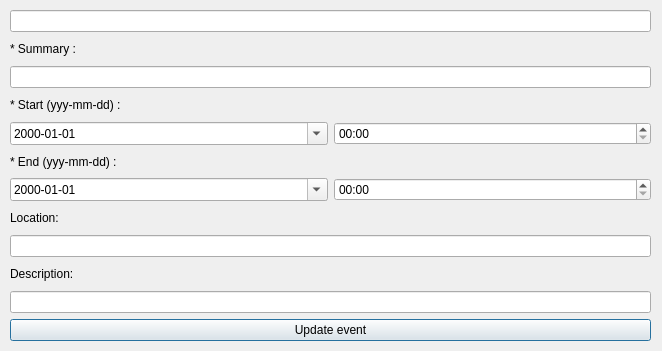
<?xml version="1.0" encoding="UTF-8"?>
<ui version="4.0">
 <class>event_edit</class>
 <widget class="QDialog" name="event_edit">
  <property name="geometry">
   <rect>
    <x>0</x>
    <y>0</y>
    <width>662</width>
    <height>351</height>
   </rect>
  </property>
  <property name="windowTitle">
   <string>Dialog</string>
  </property>
  <property name="locale">
   <locale language="English" country="UnitedStates"/>
  </property>
  <widget class="QWidget" name="layoutWidget">
   <property name="geometry">
    <rect>
     <x>10</x>
     <y>10</y>
     <width>641</width>
     <height>331</height>
    </rect>
   </property>
   <layout class="QGridLayout" name="gridLayout_3">
    <item row="5" column="0">
     <widget class="QLabel" name="label_4">
      <property name="text">
       <string>* End (yyy-mm-dd) :</string>
      </property>
     </widget>
    </item>
    <item row="4" column="0">
     <layout class="QGridLayout" name="gridLayout">
      <item row="0" column="0">
       <widget class="QDateEdit" name="start_dateEdit">
        <property name="displayFormat">
         <string>yyyy-MM-dd</string>
        </property>
        <property name="calendarPopup">
         <bool>true</bool>
        </property>
       </widget>
      </item>
      <item row="0" column="1">
       <widget class="QTimeEdit" name="start_timeEdit">
        <property name="displayFormat">
         <string>HH:mm</string>
        </property>
       </widget>
      </item>
     </layout>
    </item>
    <item row="6" column="0">
     <layout class="QGridLayout" name="gridLayout_2">
      <item row="0" column="0">
       <widget class="QDateEdit" name="end_dateEdit">
        <property name="locale">
         <locale language="English" country="UnitedStates"/>
        </property>
        <property name="displayFormat">
         <string>yyyy-MM-dd</string>
        </property>
        <property name="calendarPopup">
         <bool>true</bool>
        </property>
        <property name="timeSpec">
         <enum>Qt::UTC</enum>
        </property>
       </widget>
      </item>
      <item row="0" column="1">
       <widget class="QTimeEdit" name="end_timeEdit">
        <property name="displayFormat">
         <string>HH:mm</string>
        </property>
       </widget>
      </item>
     </layout>
    </item>
    <item row="7" column="0">
     <widget class="QLabel" name="label_5">
      <property name="text">
       <string>Location:</string>
      </property>
     </widget>
    </item>
    <item row="1" column="0">
     <widget class="QLabel" name="label_2">
      <property name="text">
       <string>* Summary :</string>
      </property>
     </widget>
    </item>
    <item row="2" column="0">
     <widget class="QLineEdit" name="summary_lineEdit"/>
    </item>
    <item row="0" column="0">
     <widget class="QLineEdit" name="calendar_id_lineEdit"/>
    </item>
    <item row="3" column="0">
     <widget class="QLabel" name="label_3">
      <property name="text">
       <string>* Start (yyy-mm-dd) :</string>
      </property>
     </widget>
    </item>
    <item row="9" column="0">
     <widget class="QLabel" name="label_6">
      <property name="text">
       <string>Description:</string>
      </property>
     </widget>
    </item>
    <item row="10" column="0">
     <widget class="QLineEdit" name="description_lineEdit">
      <property name="text">
       <string/>
      </property>
     </widget>
    </item>
    <item row="8" column="0">
     <widget class="QLineEdit" name="location_lineEdit">
      <property name="text">
       <string/>
      </property>
     </widget>
    </item>
    <item row="11" column="0">
     <widget class="QPushButton" name="update_pushButton">
      <property name="text">
       <string>Update event</string>
      </property>
     </widget>
    </item>
   </layout>
  </widget>
 </widget>
 <resources/>
 <connections/>
</ui>
